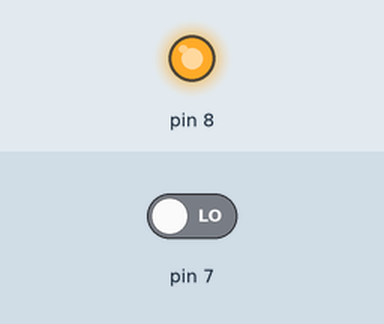
Recording of a program running on a simulated Raspberry Pi (header pin numbers). On the bench: output pins drawn as LEDs (lit = HIGH). The inputs (shaded band) are chosen by the test bench; at power-on: pin 7 LOW. The run ends when the program shuts the computer down; what the program prints to the terminal is not drawn. At 1.3 s the program puts the board to deep sleep or switches it off; the recording ends there.

Above: at 1.2 s.
1.3 s: pin 7 driven HIGH
Timing chart, 0 to 1.3 s (numbered marks = the images above; inputs shaded):
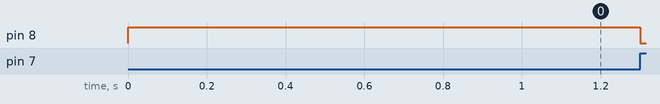

The program:

switchoff.py
```python
#THIS CODE HAS NOT BEEN TESTED
#USE AT OWN RISK
#http://www.raspberry-pi-geek.com/Archive/2013/01/Adding-an-On-Off-switch-to-your-Raspberry-Pi

# This is OBSOLETE
# Import the modules to send commands to the system and access GPIO pins
#
#to auto start this script do:
#  sudo nano /etc/rc.local
#
#add this line
#  python /home/pi/PiSupply/softshut.py
#before
#  exit 0
##
# NEW APPROACH
# ----------------------------
# In Jessie we do it this way:
# ----------------------------
# now do this
# make /lib/systemd/system/myscript.service
# and add
#
#[Unit]
#Description=My Script Service
#After=multi-user.target
#
#[Service]
#Type=idle
#ExecStart=/usr/bin/python /home/pi/switchoff.py
#
#[Install]
#WantedBy=multi-user.target
#
#sudo chmod 644 /lib/systemd/system/myscript.service
#sudo systemctl daemon-reload
#sudo systemctl enable myscript.service
#the reboot
#to check if it works
#sudo systemctl status myscript.service
#to log output of the script:
#add ExecStart=/usr/bin/python /home/pi/myscript.py > /home/pi/myscript.log 2>&1 to
#script file
#http://www.raspberrypi-spy.co.uk/2015/10/how-to-autorun-a-python-script-on-boot-using-systemd/


from subprocess import call
import RPi.GPIO as gpio
import time

class Shutdown(object):

    def __init__(self, inputpin = 7, keep_powered_pin=8):
        self.inputpin = inputpin
	self.keep_powered_pin = keep_powered_pin

    # Define a function to run when an interrupt is called
    def shutdown(self, pin):
        gpio.output(self.keep_powered_pin, 0)
        call('halt', shell=False)

    def setup(self):
        gpio.setmode(gpio.BOARD) # Set pin numbering to board numbering
        gpio.setup(self.inputpin, gpio.IN) # Set up pin 7 as an input
        # Set up an interrupt to look for button presses
        gpio.add_event_detect(self.inputpin, gpio.RISING, callback=self.shutdown, bouncetime=200)
        gpio.setup(self.keep_powered_pin, gpio.OUT, initial=gpio.HIGH)

    def loop(self):
	while True:
            time.sleep(10)

if __name__ == '__main__':
    instance = Shutdown()
    instance.setup()
    instance.loop()
```
